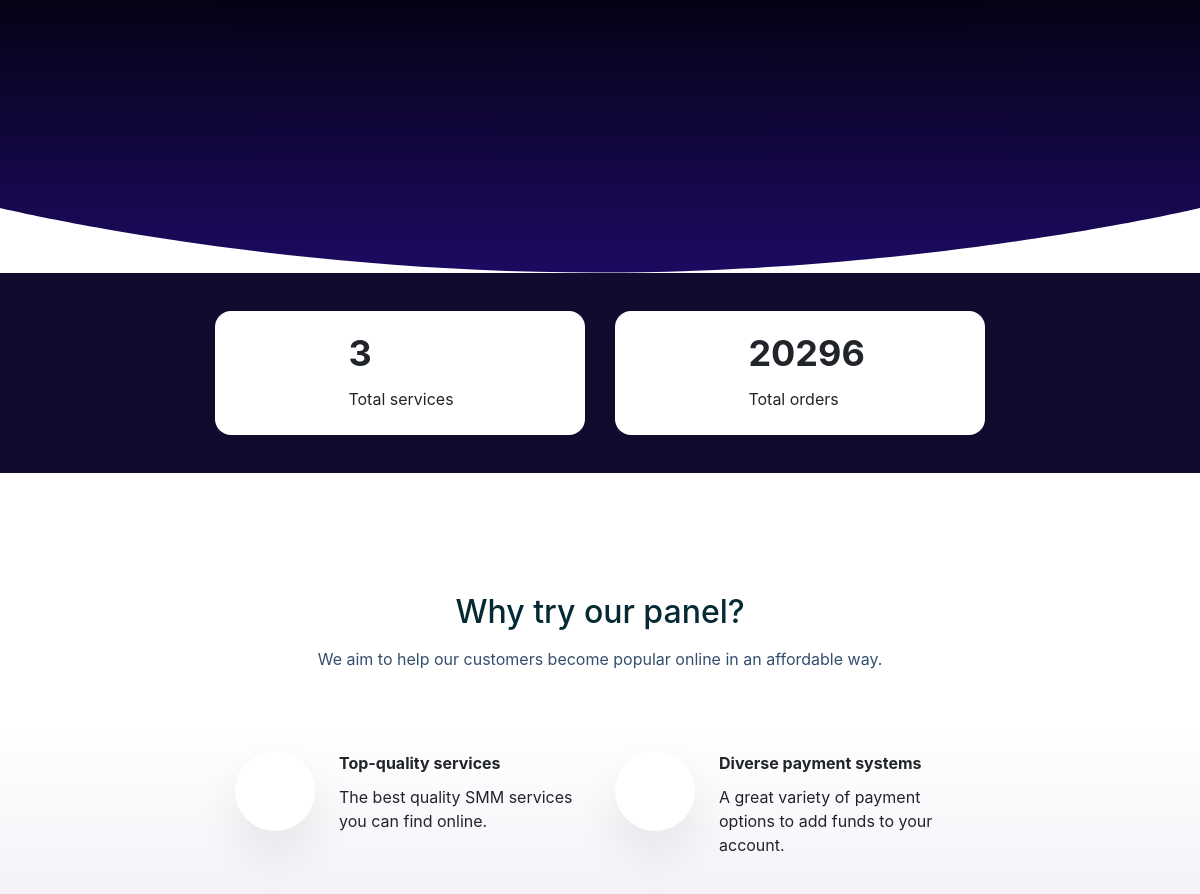
/ (middle part), run on an earlier commit of the app's database.
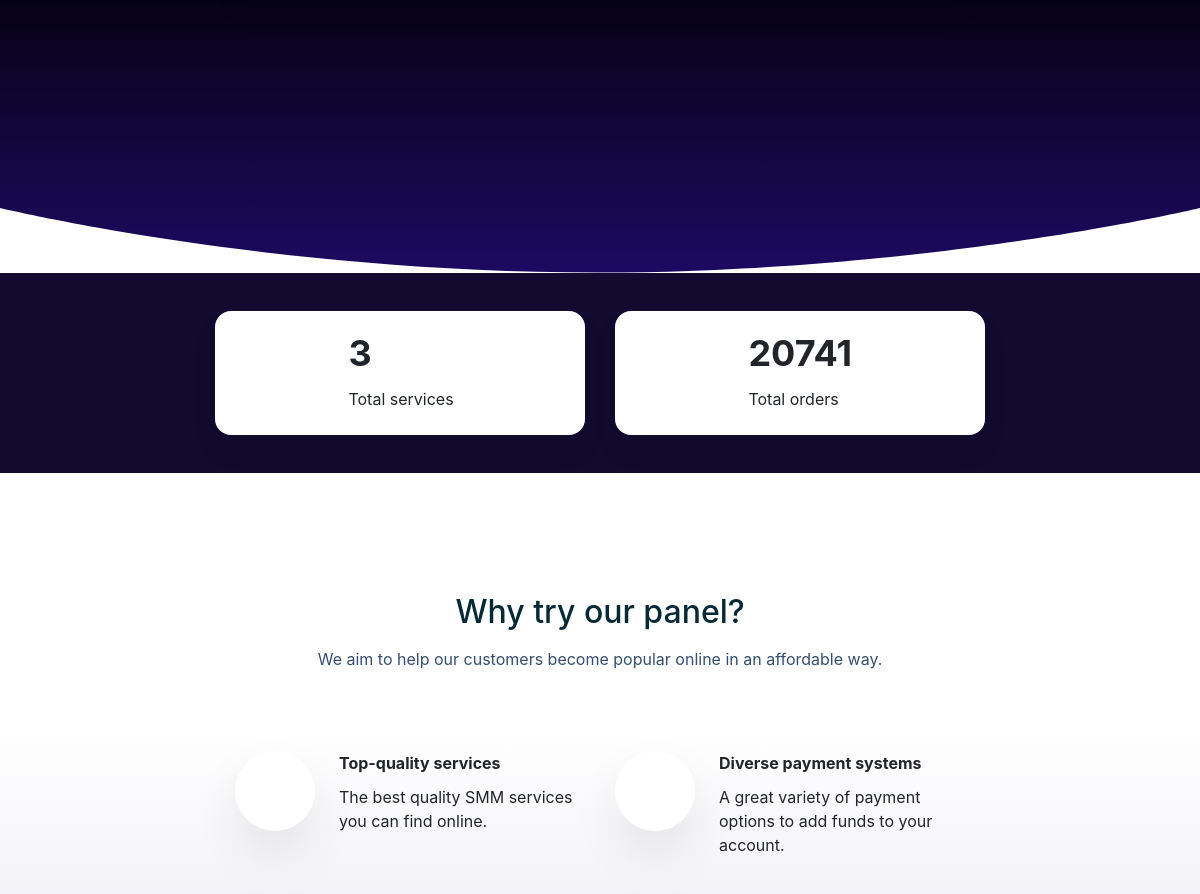
And on a later commit of the database.
### dashboard/models.py (models this page shows)
class CounterOrder(models.Model):
    counter = models.IntegerField()

### dashboard/views.py (the view)
# urls.py: path('', home_page, name="home"),
def home_page(request):
    if request.user.is_authenticated:
        return redirect('dashboard')
    categories = CategoryModel.objects.filter(active=True)
    services = []
    for category in categories:
        service = ServicesModel.objects.filter(active=True, category=category)
        if service.count() > 0:
            category.services = service
    return render(request, "home.html", {"category": services})

### dashboard/templatetags/get_live_updates.py (called while the page is built)
@register.simple_tag
def get_services_count():
    return ServicesModel.objects.all().count()

@register.simple_tag
def get_orders_count():
    counter = CounterOrder.objects.all().first()
    counter.counter = counter.counter + random.randint(2, 101)
    counter.save()
    return counter.counter

### dashboard/templates/home.html (shortened to what this page needs)
{% extends 'base.html' %} {% block content %}
<div class="wrapper wrapper-navbar">
    <div class="wrapper-content">
        <div class="wrapper-content__body">
            <div id="block_28" style="padding-top: 10px">
                <div class="block-signin">
                    <div class="divider-bottom"></div>
                </div>
            </div>
            {% include 'components/try_panel.html' %}
        </div>
    </div>
</div>
{% endblock content %}

### dashboard/templates/components/try_panel.html (shortened to what the changed rows need)
{% load get_live_updates %}
<div id="block_37">
    <div class="totals">
        <div class="container-fluid">
            <div class="row align-items-start justify-content-center">
                <div class="col-lg-4 col-md-6 mb-2 mt-2">
                    <div
                        class="card h-100"
                        style="padding-top: 24px; padding-bottom: 24px"
                    >
                        <div class="totals-block__card">
                            <div class="totals-block__card-right">
                                <div class="totals-block__count">
                                    <div
                                        class="totals-block__count-value style-text-primary"
                                        style="
                                            font-size: 36px;
                                            line-height: 36px;
                                        "
                                    >
                                    {% get_orders_count %}
                                    </div>
                                </div>
                            </div>
                        </div>
                    </div>
                </div>
            </div>
        </div>
    </div>
</div>
<div id="block_8">
    <div class="header-with-text">
        <div class="container">
            <div class="row">
                <div class="col-12">
                    <div class="text-block__title style-header-text">
                        <h2 class="text-center">
                            <span style="text-align: CENTER"
                                >Why try our panel?</span
                            >
                        </h2>
                    </div>
                </div>
            </div>
        </div>
    </div>
</div>

What changed in the data, as far as the page shows it:
changed CounterOrder: counter+id "20296" → "20741"
